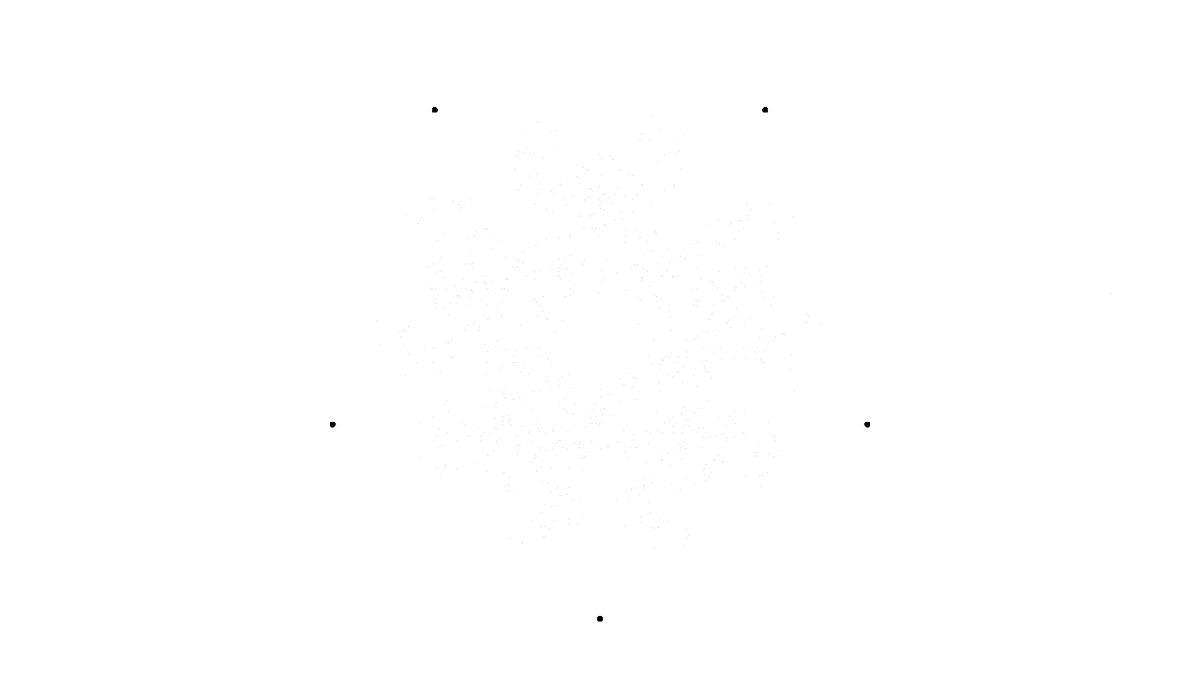
Frame 1 (no input)
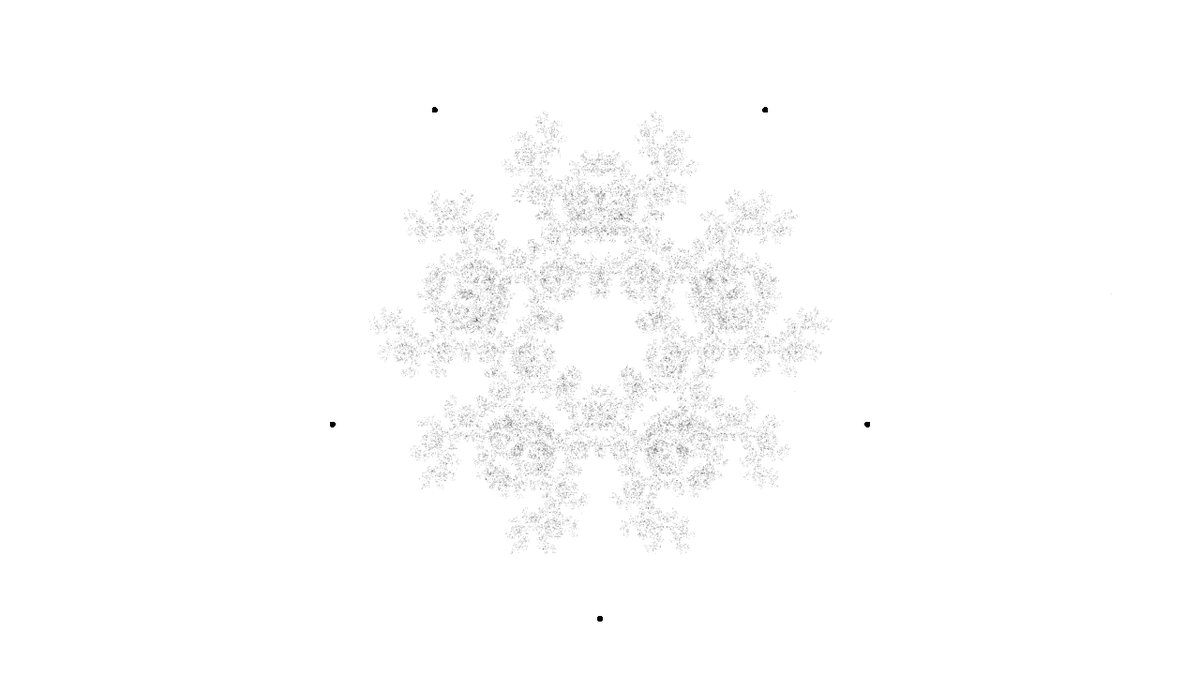
Frame 60 (no input)
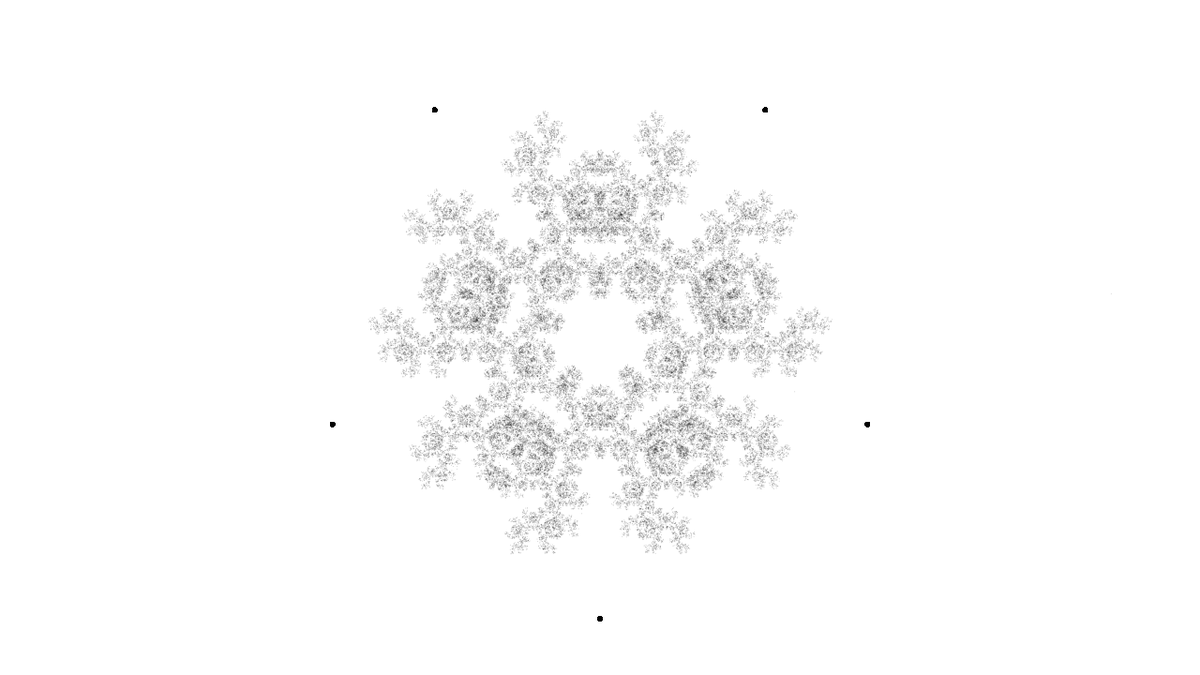
Frame 120 (the mouse pressed at the canvas centre since frame 60)

The p5.js sketch that drew these frames (run headless with seeded random() and noise() and a simulated clock; from frame 60 on, the mouse is pressed at the canvas centre):

// p5.js sketch
// ── sketch.js
var numPnts = 5;
var percent = 0.5;
var points;
var current;
var previous;

class Point {
  constructor(x, y) {
    this.x = x;
    this.y = y;
  }
}

function setup() {
  createCanvas(1280, 720);
  background(255);
  points = [];
  for (let i = 0; i < numPnts; i++) {
    let angle = PI / 2 + (i * TWO_PI) / numPnts;
    let v = p5.Vector.fromAngle(angle);
    v.mult(300);

    points[i] = new Point(v.x, v.y);
  }
  current = new Point(random(width), random(height));
  frameCount = 0;
  loop();
}

function draw() {
  if (frameCount >= 1000) {
    noLoop();
  }
  translate(width / 2, height / 2);
  for (let i = 0; i < 1000; i++) {
    stroke(0, 50);
    strokeWeight(1);
    let next = random(points);
    if (next !== previous) {
      newx = (current.x + next.x) * percent;
      newy = (current.y + next.y) * percent;
      current = new Point(newx, newy);
      points.forEach((p) => {
        push();
        stroke(0);
        strokeWeight(5);
        point(p.x, p.y);
        pop();
      });
      point(current.x, current.y);
    }

    previous = next;
  }
}

function mouseClicked() {
  setup();
}
